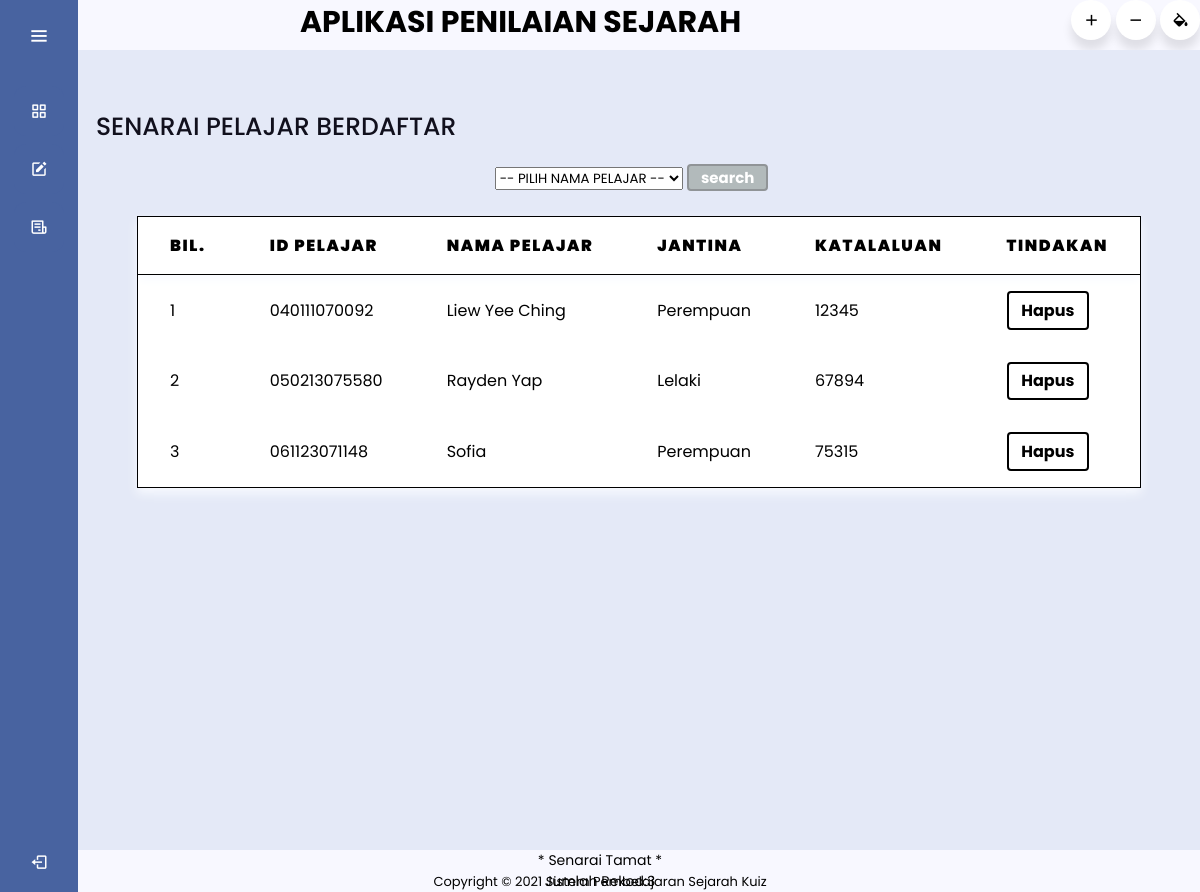
Screenshot of /senarai_pelajar.php (signed in) with the database file from the repository.
### tables this page shows
CREATE TABLE `pengguna` (
  `IDPengguna` varchar(12) NOT NULL,
  `KataLaluan` varchar(10) NOT NULL,
  `Nama` varchar(50) NOT NULL,
  `Jantina` varchar(10) NOT NULL,
  `Status` varchar(11) NOT NULL
);

### senarai_pelajar.php (the view, shortened to what this page needs)
<?php
include 'header2.php';
?>
<html>
    <head>
    <link rel="stylesheet" href="senarai_pelajar.css">
    <?php include "menu.php";?>
    </head>
    <body>
    <section class="home-section">
      <div class="text">SENARAI PELAJAR BERDAFTAR</div>
        <main>
            <center>
        <form method='POST'>
        <select name='searchname'>
    <option>-- PILIH NAMA PELAJAR --</option>
    </select>
    <div class="senarai">
    <input type='submit' name='submit' value='search' class="senarai_button"/>
    </div>
    </form>
<br>
<table>
    <thead>
      <tr>
        <th>Bil.</th>
        <th>ID Pelajar</th>
        <th>Nama Pelajar</th>
        <th>Jantina</th>
        <th>Katalaluan</th>
        <th>Tindakan</th>
      </tr>
    </thead>
    <?php
if(isset($_POST['submit'])){
    $no = 1;
    $namaPengguna = $_POST['searchname'];
    $search = mysqli_query($hubung, "SELECT * FROM pengguna WHERE Nama='$namaPengguna'");
    while ($infoSearch = mysqli_fetch_array($search)) { ?>
    <tr>
    <td><?php echo $no; ?></td>
    <td><?php echo $infoSearch['IDPengguna']; ?></td>
    <td><?php echo $infoSearch['Nama']; ?></td>
    <td><?php echo $infoSearch['Jantina']; ?></td>
    <td><?php echo $infoSearch['KataLaluan']; ?></td>
    <td>
    <a href="hapus_pelajar.php?idpengguna=<?php echo $infoSearch['IDPengguna'];?>" onclick="return confirm('Semua rekod yang berkaitan akan dihapuskan. Anda pasti?')">
    <button class="senarai_button2">Hapus</button></a></td>
    </tr>
    <?php $no++;
    }
}
else{
$no=1;
    $data1 = mysqli_query($hubung,"SELECT * FROM pengguna
    WHERE Status='Pelajar' ORDER BY Nama ASC");
    while ($info1=mysqli_fetch_array($data1)){
        ?>
    <tbody>
    <tr>
        <td><?php echo $no; ?></td>
        <td><?php echo $info1['IDPengguna']; ?></td>
        <td><?php echo $info1['Nama']; ?></td>
        <td><?php echo $info1['Jantina']; ?></td>
        <td><?php echo $info1['KataLaluan']; ?></td>
        <td>
        <div class="form_wrap">
         <a href="hapus_pelajar.php?idpengguna=<?php echo $info1['IDPengguna'];?>" onclick="return confirm('Semua rekod yang berkaitan akan dihapuskan. Anda pasti?')">
        <button class="senarai_button2">Hapus</button></a></td>
    </tr>
    </tbody>
        <?php $no++;
        }
    }?>
            </table>
        </main>
<?php include 'footer.php';?>
     </section>
<center><font style='font-size:14px'>
* Senarai Tamat *<br />Jumlah Rekod:<?php echo $no-1; ?>
</font></center>
    </body>
</html>

### header2.css (style rules this page uses)
body { margin:0px; padding: 0px; background-color:#F8F8FF; overflow: hidden; }

### senarai_pelajar.css (style rules this page uses)
body { margin:0px; padding: 0px; background-color:#F8F8FF; overflow: hidden; font-family: Mukta, sans-serif; }
.home-section { position: relative; background: #E4E9F7; min-height: 100vh; top: 0; left: 78px; width: calc(100% - 78px); transition: all 0.5s ease; z-index: 2; }
.home-section .text { display: inline-block; color: #11101d; font-size: 25px; font-weight: 500; margin: 18px; }

### menu.css (style rules this page uses)
* { margin: 0; padding: 0; box-sizing: border-box; font-family: "Poppins" , sans-serif; }

### senarai_pelajar.php (style rules this page uses)
table { border-collapse: collapse; box-shadow: 0 5px 10px #f9fbff; background-color: white; text-align: left; border: 1px solid black; overflow: hidden; }
thead { box-shadow: 0 5px 10px #f9fbff; border: 1px solid black; }
th { padding: 1rem 2rem; text-transform: uppercase; letter-spacing: 0.1rem; font-size: 1rem; font-weight: 900; }
td { padding: 1rem 2rem; }
.senarai { display: inline-flex; align-items: center; font-size: 15px; }
.senarai_button { -webkit-appearance: none; background: #B2BABB; border: 2px solid #909497; border-radius: 4px; outline: none; padding: 0em 0.8em; margin-right: 15px; color: #ffffff; font-size: 1em; font-weight: bold; cursor: pointer; }
.senarai_button2 { -webkit-appearance: none; background: #FFFFFF; border: 2px solid #000000; border-radius: 4px; outline: none; padding: 0.3em 0.8em; margin-right: 15px; color: #000000 ; font-size: 1em; font-weight: bold; cursor: pointer; }

### rows the page displays
pengguna: IDPengguna "040111070092", Nama "Liew Yee Ching", Jantina "Perempuan", KataLaluan "12345"
pengguna: IDPengguna "050213075580", Nama "Rayden Yap", Jantina "Lelaki", KataLaluan "67894"
pengguna: IDPengguna "061123071148", Nama "Sofia", Jantina "Perempuan", KataLaluan "75315"

### other values shown
$footer "Sistem Pembelajaran Sejarah Kuiz"
$no-1 "3"
